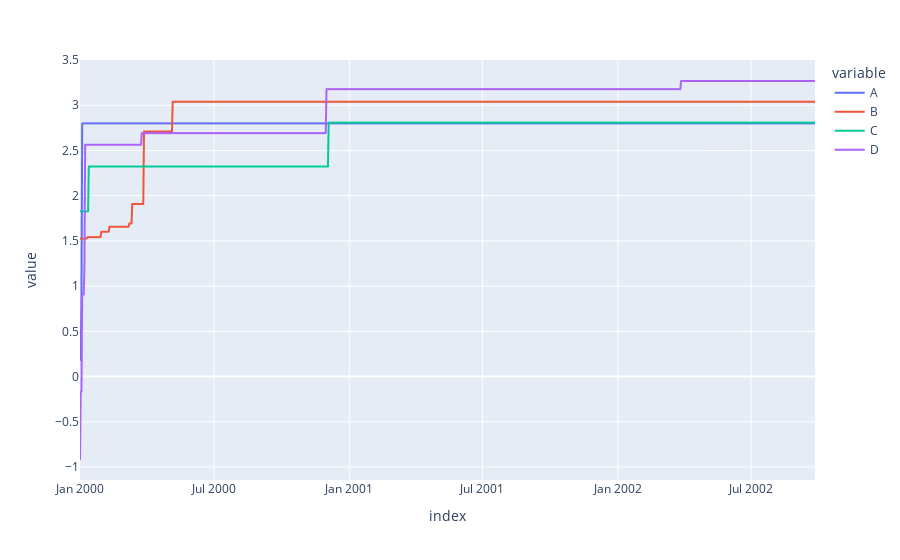

Write notebook code for a chart like this one.
### Code cell
pdf = pd.DataFrame(np.random.randn(1000, 4), index=pser.index,
                   columns=['A', 'B', 'C', 'D'])
psdf = ps.from_pandas(pdf)
psdf = psdf.cummax()
psdf.plot()

### Figure 1 — Plotly figure (JSON) as saved in the notebook; plotly's stock layout.template omitted (floating-point values rounded to 4 significant figures; data arrays with more than 128 entries replaced by an {"elided": "..."} marker saying what was removed)
{"data": [{"hovertemplate": "variable=A<br>index=%{x}<br>value=%{y}<extra></extra>", "legendgroup": "A", "line": {"color": "#636efa", "dash": "solid"}, "marker": {"symbol": "circle"}, "mode": "lines", "name": "A", "showlegend": true, "type": "scattergl", "x": {"elided": "1000 str values"}, "xaxis": "x", "y": {"elided": "1000 float values"}, "yaxis": "y"}, {"hovertemplate": "variable=B<br>index=%{x}<br>value=%{y}<extra></extra>", "legendgroup": "B", "line": {"color": "#EF553B", "dash": "solid"}, "marker": {"symbol": "circle"}, "mode": "lines", "name": "B", "showlegend": true, "type": "scattergl", "x": {"elided": "1000 str values"}, "xaxis": "x", "y": {"elided": "1000 float values"}, "yaxis": "y"}, {"hovertemplate": "variable=C<br>index=%{x}<br>value=%{y}<extra></extra>", "legendgroup": "C", "line": {"color": "#00cc96", "dash": "solid"}, "marker": {"symbol": "circle"}, "mode": "lines", "name": "C", "showlegend": true, "type": "scattergl", "x": {"elided": "1000 str values"}, "xaxis": "x", "y": {"elided": "1000 float values"}, "yaxis": "y"}, {"hovertemplate": "variable=D<br>index=%{x}<br>value=%{y}<extra></extra>", "legendgroup": "D", "line": {"color": "#ab63fa", "dash": "solid"}, "marker": {"symbol": "circle"}, "mode": "lines", "name": "D", "showlegend": true, "type": "scattergl", "x": {"elided": "1000 str values"}, "xaxis": "x", "y": {"elided": "1000 float values"}, "yaxis": "y"}], "layout": {"legend": {"title": {"text": "variable"}, "tracegroupgap": 0}, "margin": {"t": 60}, "xaxis": {"anchor": "y", "domain": [0, 1], "title": {"text": "index"}}, "yaxis": {"anchor": "x", "domain": [0, 1], "title": {"text": "value"}}}}
